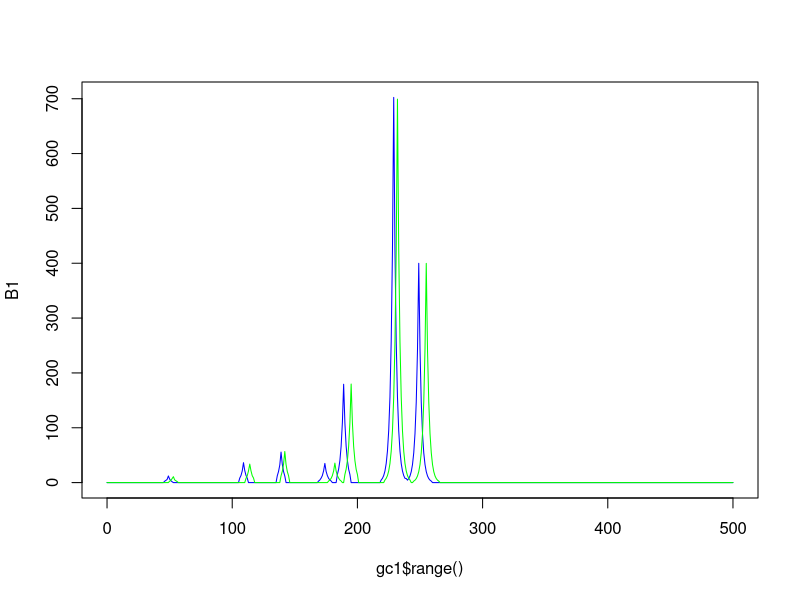

This chart was generated by the following R code:
library(stats4)
library(methods)
# creating the class signal.
# 
rm(list = ls())
# Create a class with three fields.
# peak: A vector that contains the position of peaks in the range of spectra.
# variance: A vector that contains the variances for different peaks.
# intensity: A vector that contains the intensity of the peaks.
# Window: A vector that contains the number of retention time to be affected
#         around the main peak.
# lowerlimit: A variable that set the minimum value for retention time.
# upperlimit: A variable that set the maximum value for retention time.

gc <- setRefClass("gc",fields = list(peak = "numeric",
                                   variance = "numeric",
                                   intensity = "numeric",
                                   window = "numeric",
                                   lowerlimit = "numeric",
                                   upperlimit = "numeric"),
                     methods = list(
                       print = function()
                       {
                         if(!any(length(peak) == length(variance) | 
                                 length(variance) == length(intensity) |
                                 length(peak == length(intensity)))) 
                           stop("vector peak, variance, and intensity must be same length")
                          
                         # number of peaks
                         np <- length(peak)
                         # create the vector for all the range of retention time
                          x <- rep(0,length(seq(lowerlimit,upperlimit,1)))
                          
                          # for each peak identify the window to be changed
                          for(j in 1:np)
                            {
                            if(peak[j]-window[j]>0)
                            {
                              ini<- peak[j]-window[j]
                              fin<- peak[j]+window[j]
                              # obtain position to be changed
                              positionToChange <- seq(ini,fin,1)
                              
                            x[ini:fin]<-x[ini:fin] + sapply(positionToChange,function(pos)
                              {
                                # generate a value from normal dist. with mean equal to
                                # intensity
                                abs(rnorm(1,intensity[j],sqrt(variance[j])))/exp(abs(peak[j]-pos)/2)
                                # exponential decay when the retention time differ from 
                                # the position of the peak
                                
                              })                  
                              
                            }
                          }
                        print = x 
                       },
                       range = function()
                       {
                         range = seq(lowerlimit,upperlimit,1)
                       }
                     ))



set.seed(1)
v1 <- c(50,110,140,175,190,230,250)
u <- round(rnorm(7,5,2),0)
u
v2 <- v1 + u
v2

gc1<-gc(peak =v1,
               variance =c(2,2,1,1,1,1,1),
               intensity = c(10,35,55,35,180,700,400),
               window = c(3,3,3,5,5,10,10),
               lowerlimit = 0,
               upperlimit = 500)

# signal shifted by adding a random normal vector to the peak vectors
gc2<-gc(peak =v2,
                variance =c(2,2,1,1,1,1,1),
                intensity = c(10,35,55,35,180,700,400),
                window = c(3,3,3,5,5,10,10),
                lowerlimit = 0,
                upperlimit = 500)

B1 <- gc1$print()
# signal shifted
T1 <- gc2$print()

plot(gc1$range(), B1, type = "l", col = "blue")
lines(gc1$range(),T1, col = "green")

